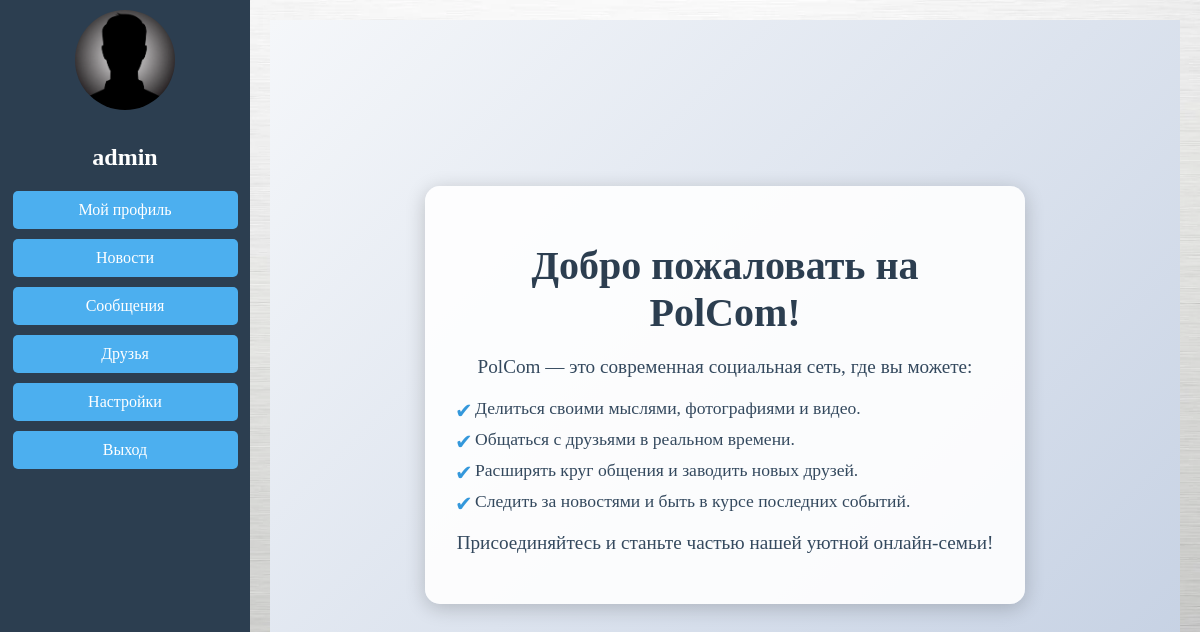
The page / (signed in) on the database its author committed.
### users/models.py (models this page shows, shortened)
class CustomUser(AbstractUser):
    bio = models.TextField(blank=True, null=True)
    avatar = models.ImageField(upload_to='avatars/', blank=True, null=True)
    first_name = models.CharField(max_length=30, blank=True, null=True)
    last_name = models.CharField(max_length=30, blank=True, null=True)

### profiles/models.py (models this page shows, shortened)
class Profile(models.Model):
    user = models.OneToOneField(settings.AUTH_USER_MODEL, on_delete=models.CASCADE, related_name='profile')
    bio = models.TextField(blank=True, null=True)
    avatar = models.ImageField(upload_to='avatars/', blank=True, null=True)
    friends = models.ManyToManyField('self', blank=True)  # Связь "друзья"
    birth_date = models.DateField(blank=True, null=True)  # Дата рождения
    location = models.CharField(max_length=100, blank=True, null=True)  # Местоположение
    interests = models.TextField(blank=True, null=True)  # Интересы

### social_network/views.py (the view)
# urls.py: path('', views.home, name='home'),
def home(request):
    if request.user.is_authenticated:
        return render(request, 'home.html')
    else:
        return render(request, 'welcome.html')

### templates/home.html
{% extends 'base.html' %}
{% block content %}
<div class="home-container">
    <div class="welcome-text">
        <h1>Добро пожаловать на PolCom!</h1>
        <p>PolCom — это современная социальная сеть, где вы можете:</p>
        <ul>
            <li>Делиться своими мыслями, фотографиями и видео.</li>
            <li>Общаться с друзьями в реальном времени.</li>
            <li>Расширять круг общения и заводить новых друзей.</li>
            <li>Следить за новостями и быть в курсе последних событий.</li>
        </ul>
        <p>Присоединяйтесь и станьте частью нашей уютной онлайн-семьи!</p>
    </div>
</div>
{% endblock %}

### templates/base.html (shortened to what this page needs)
{% load static %}
<!DOCTYPE html>
<html lang="en">
<head>
    <link rel="stylesheet" href="/static/styles.css">
</head>
<body style="background-image: url('{% if request.user.is_authenticated and request.user.settings.background_image %}{{ request.user.settings.background_image.url }}{% else %}/static/default-background.jpg{% endif %}');">
    {% if request.user.is_authenticated %}
        <div class="sidebar" id="sidebar">
            <div class="profile-section">
                {% if request.user.is_authenticated and request.user.profile.avatar %}
                    <img src="{{ request.user.profile.avatar.url }}" alt="Аватар">
                {% else %}
                    <img src="/static/default-avatar.png" alt="Аватар">
                {% endif %}
                <h2>{{ request.user.get_full_name|default:user.username }}</h2>
            </div>
            <nav>
                <ul>
                    <li><a href="{% url 'view_profile' username=request.user.username %}">Мой профиль</a></li>
                    <li><a href="{% url 'news_feed' %}">Новости</a></li>
                    <li>
                        <a href="{% url 'conversation_list' %}">
                            Сообщения
                        </a>
                    </li>
                    <li><a href="{% url 'friends_list' %}">Друзья</a></li>
                    <li><a href="{% url 'settings' %}">Настройки</a></li>
                    <li><a href="{% url 'logout' %}">Выход</a></li>
                </ul>
            </nav>
        </div>
        <div class="content">
            {% block content %}{% endblock %}
        </div>
    {% else %}
        <div class="auth-section">
            <h1>Добро пожаловать!</h1>
            <p><a href="{% url 'login' %}">Войти</a> или <a href="{% url 'register' %}">Зарегистрироваться</a></p>
        </div>
    {% endif %}
</body>
</html>

### static/styles.css (style rules this page uses)
* { box-sizing: border-box; }
body { margin: 0; padding: 0; overflow-x: hidden; background-image: url('/media/backgrounds/my image.jpg'); background-size: cover; background-position: center; background-size: cover; background-attachment: fixed; }
.content { margin-left: 250px; padding: 20px; box-sizing: border-box; }
.sidebar { position: fixed; top: 0; left: 0; width: 250px; height: 100%; background-color: #2c3e50; color: #fff; transition: transform 0.3s ease; overflow-y: auto; z-index: 1000; }
.sidebar .profile-section { text-align: center; margin-bottom: 20px; }
.sidebar .profile-section img { margin: 10px; width: 100px; height: 100px; border-radius: 50%; object-fit: cover; margin-bottom: 10px; }
.sidebar nav ul { list-style: none; padding: 0; text-align: center; }
.sidebar nav ul li { margin: 10px 0; }
.sidebar nav ul li a { display: block; width: 90%; margin: 0 auto; text-align: center; padding: 10px; background-color: #4cafef; color: #fff; border-radius: 5px; text-decoration: none; transition: background-color 0.3s ease; }
ul { list-style: none; padding: 0; }
ul li { margin: 10px 0; }
ul li a { margin-left: 10px; color: #3498db; text-decoration: none; }
.home-container { display: flex; justify-content: center; align-items: center; height: calc(100vh - 50px); text-align: center; background: linear-gradient(135deg, #f5f7fa, #c3cfe2); padding: 20px; box-sizing: border-box; }
.welcome-text { background: rgba(255, 255, 255, 0.9); padding: 30px; border-radius: 15px; box-shadow: 0 4px 20px rgba(0, 0, 0, 0.2); max-width: 600px; }
.welcome-text h1 { font-size: 2.5em; color: #2c3e50; margin-bottom: 20px; }
.welcome-text p { font-size: 1.2em; color: #34495e; margin-bottom: 20px; }
.welcome-text ul { list-style: none; padding: 0; margin: 0 0 20px; }
.welcome-text ul li { font-size: 1.1em; color: #34495e; margin: 10px 0; padding-left: 20px; text-align: left; position: relative; }
.welcome-text ul li::before { content: "✔"; position: absolute; left: 0; color: #3498db; font-size: 1.2em; }

### rows shown on the page
CustomUser: user.profile.avatar (picture), user.get_full_name "admin"
